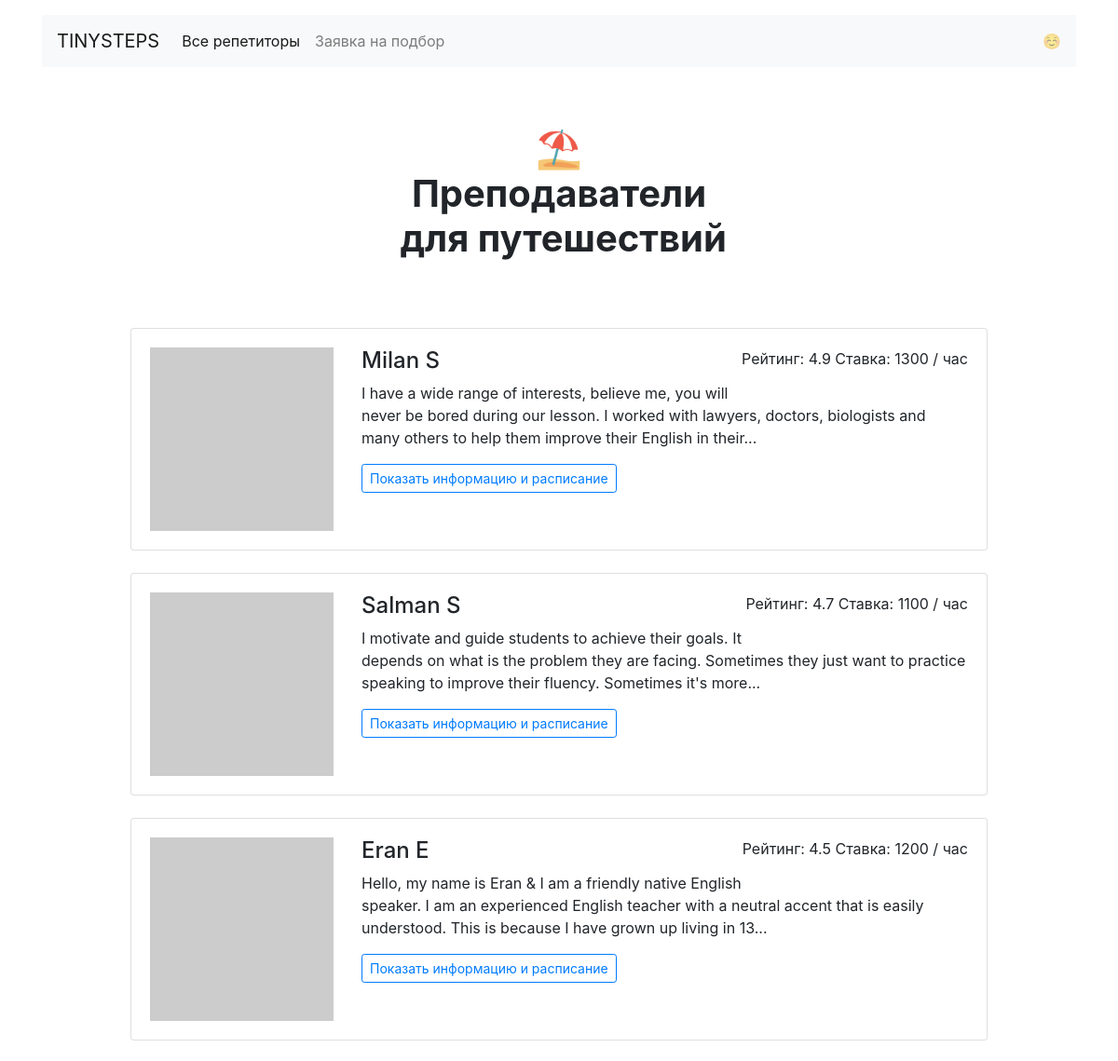
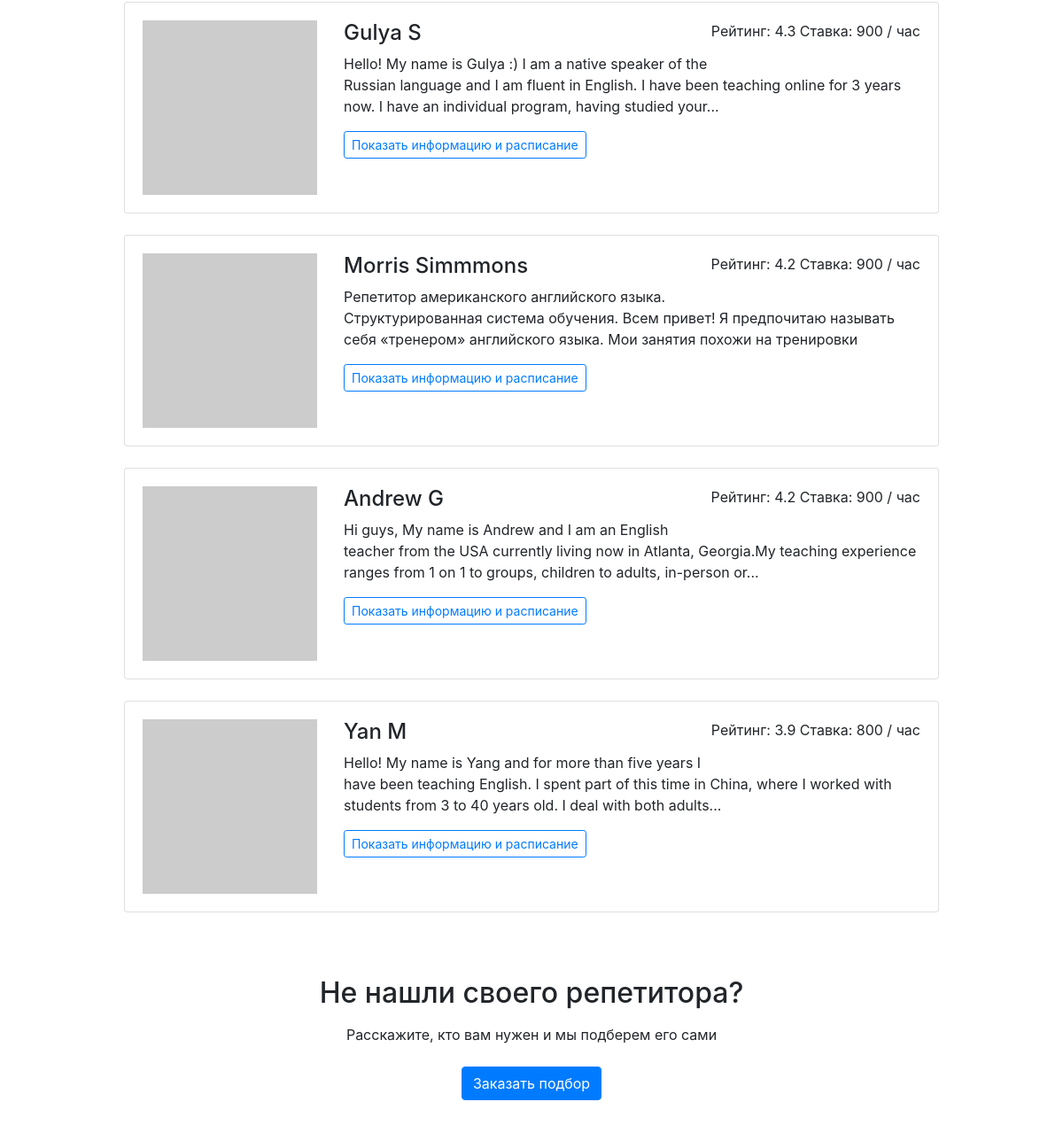
Page /goals/travel/ on the committed database (2 pictures, top to bottom).
### app.py (models this page shows)
class Goal(db.Model):
    __tablename__ = "goals"
    id = db.Column(db.Integer, primary_key=True)
    slug = db.Column(db.String(200))
    description = db.Column(db.String(200))
    teachers = db.relationship("Teacher", secondary=teachers_goals_association, back_populates="goals")
    icon = db.Column(db.String(30))

class Teacher(db.Model):
    __tablename__ = "teachers"
    id = db.Column(db.Integer, primary_key=True)
    name = db.Column(db.String(50))
    about = db.Column(db.Text)
    rating = db.Column(db.Float)
    picture = db.Column(db.String(200))
    price = db.Column(db.Integer)
    goals = db.relationship("Goal", secondary=teachers_goals_association, back_populates="teachers")
    free = db.Column(db.JSON)
    bookings = db.relationship("Booking", back_populates="teacher")

### app.py (the view)
@app.route('/goals/<goal_slug>/')
def render_goal(goal_slug):
    goal = db.session.query(Goal).filter(Goal.slug == goal_slug).one()
    profiles = db.session.query(Teacher).filter(Teacher.goals.any(id=goal.id)).order_by(Teacher.rating.desc()).all()
    icon = ICONS[goal.slug]
    return render_template('goal.html', goal=goal, profiles=profiles, icon=icon)

### templates/goal.html
{% extends 'base.html' %}
{% block content %}
  <main class="container mt-3">
    <h1 class="h1 text-center w-50 mx-auto mt-1 py-5 mb-4"><strong>{{ icon }}<br />Преподаватели <br>  {{ goal.description|lower }}</strong></h1>
      <div class="row">
        <div class="col-12 col-lg-10 offset-lg-1 m-auto">
        {% for profile in profiles %}
        <div class="card mb-4">
          <div class="card-body">
            <div class="row">
              <div class="col-3"><img src="{{ profile.picture }}" class="img-fluid" alt="{{ profile.name }}"></div>
              <div class="col-9">
                <p class="float-right">Рейтинг: {{ profile.rating }} Ставка: {{ profile.price }} / час</p>
                <h2 class="h4">{{ profile.name }}</h2>
                <p>{{ profile.about|truncate(200) }}</p>
                <a href="{{ url_for('render_profile', profile_id=profile.id) }}" class="btn btn-outline-primary btn-sm mr-3 mb-2">Показать информацию и расписание</a>
              </div>
            </div>
          </div>
        </div>
        {% endfor %}
      </div>
    </div>
    <h2 class="text-center mt-5 mb-3">Не нашли своего репетитора?</h2>
    <p class="text-center mb-4">Расскажите, кто вам нужен и мы подберем его сами</p>
    <div class="text-center pb-5">
        <a href="{{ url_for('render_request') }}" class="btn btn-primary">Заказать подбор</a>
    </div>
  </main>
{% endblock %}

### rows in the picture
Goal: description "для путешествий"
Teacher: rating "4.9", price "1300", name "Milan S", about "I have a wide range of interests, believe me, you will never be bored during our lesson. I worked with lawyers, doctors, biologists and many others to help them improve their English in their..."
Teacher: rating "4.7", price "1100", name "Salman S", about "I motivate and guide students to achieve their goals. It depends on what is the problem they are facing. Sometimes they just want to practice speaking to improve their fluency. Sometimes it's more..."
Teacher: rating "4.5", price "1200", name "Eran E", about "Hello, my name is Eran & I am a friendly native English speaker. I am an experienced English teacher with a neutral accent that is easily understood. This is because I have grown up living in 13..."
Teacher: rating "4.3", price "900", name "Gulya S", about "Hello! My name is Gulya :) I am a native speaker of the Russian language and I am fluent in English. I have been teaching online for 3 years now. I have an individual program, having studied your..."
Teacher: rating "4.2", price "900", name "Morris Simmmons", about "Репетитор американского английского языка. Структурированная система обучения. Всем привет! Я предпочитаю называть себя «тренером» английского языка. Мои занятия похожи на тренировки"
Teacher: rating "4.2", price "900", name "Andrew G", about "Hi guys, My name is Andrew and I am an English teacher from the USA currently living now in Atlanta, Georgia.My teaching experience ranges from 1 on 1 to groups, children to adults, in-person or..."
Teacher: rating "3.9", price "800", name "Yan M", about "Hello! My name is Yang and for more than five years I have been teaching English. I spent part of this time in China, where I worked with students from 3 to 40 years old. I deal with both adults..."

### other values in the picture
{{ icon }} "⛱"
